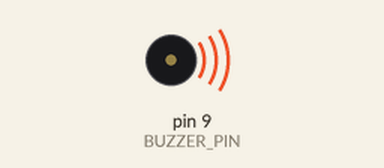
Bench run of a sketch on a simulated Arduino Uno, built with avr-gcc and run on an emulated ATmega328P. Shown: buzzer (waves = sounding).

Above: at 0.05 s.
Timing chart, 0 to 3.0 s (numbered marks = the images above):
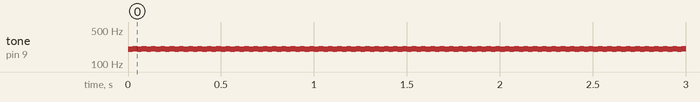

Measured:
- by itself, tone on pin 9 (BUZZER_PIN): alternates 205 Hz for 0.03 s and 200 Hz for 0.03 s

The sketch:

arduino_buzzer.ino
```cpp
const int BUZZER_PIN = 9;  // Connect your buzzer here
int frequency = 200;       // Starting frequency in Hz
int fadeAmount = 5;        // How much to change frequency each step
int maxFrequency = 50000;   // Highest pitch
int minFrequency = 200;    // Lowest pitch

void setup() {
  pinMode(BUZZER_PIN, OUTPUT);
}

void loop() {
  tone(BUZZER_PIN, frequency);  // Play current frequency
  delay(25);

  frequency = frequency + fadeAmount;

  // Reverse direction at the limits
  if (frequency <= minFrequency || frequency >= maxFrequency) {
    fadeAmount = -fadeAmount;
  }
}
```
